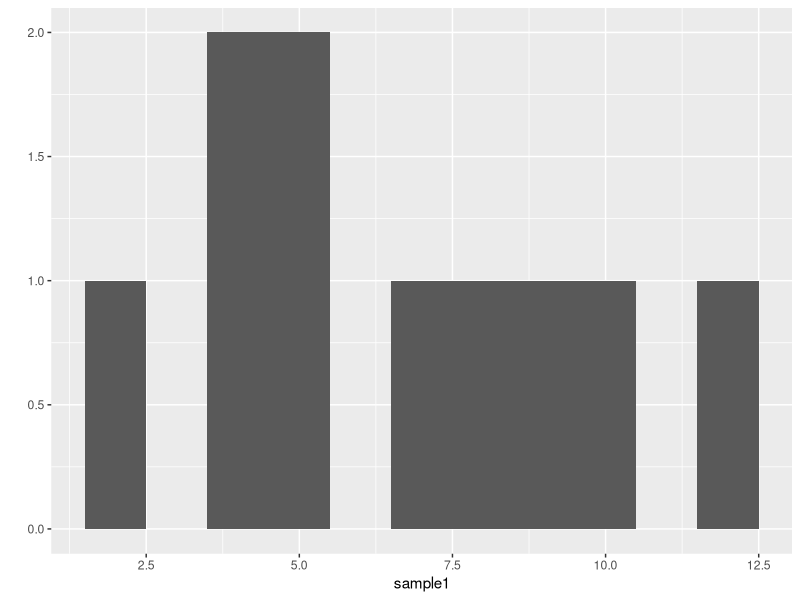
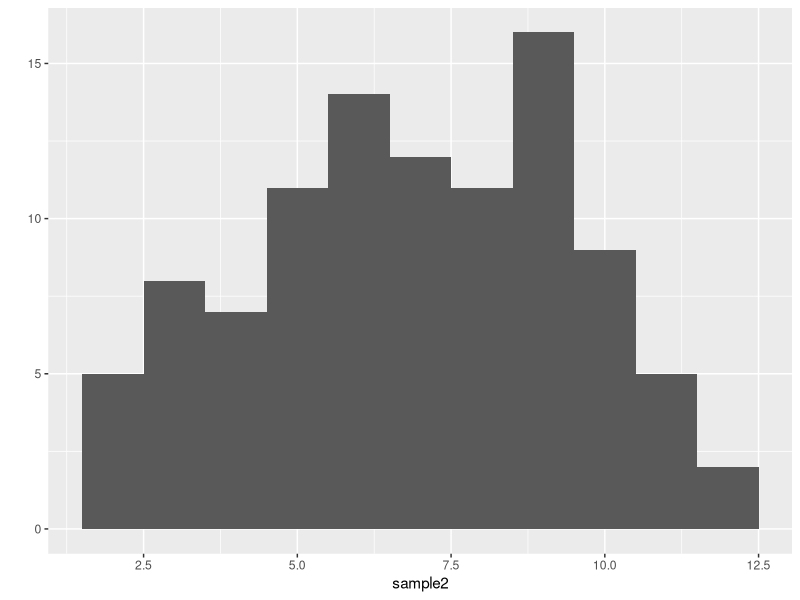
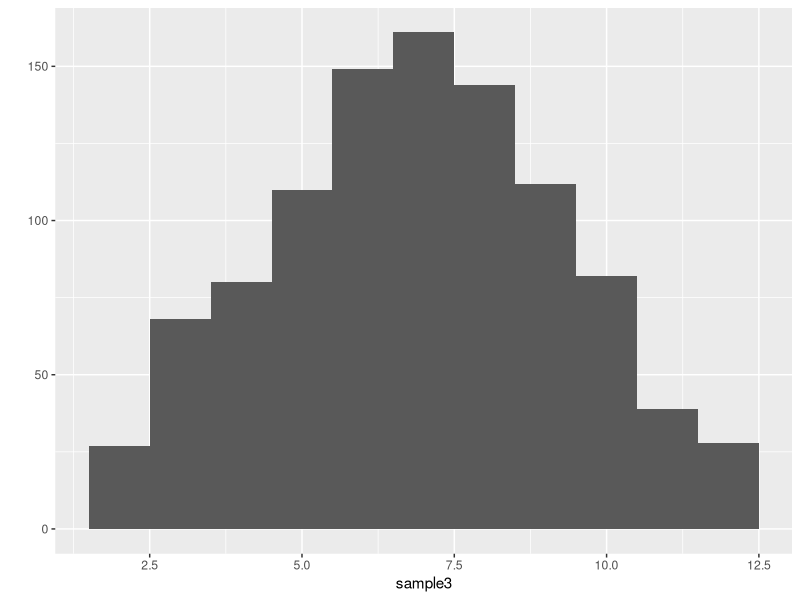
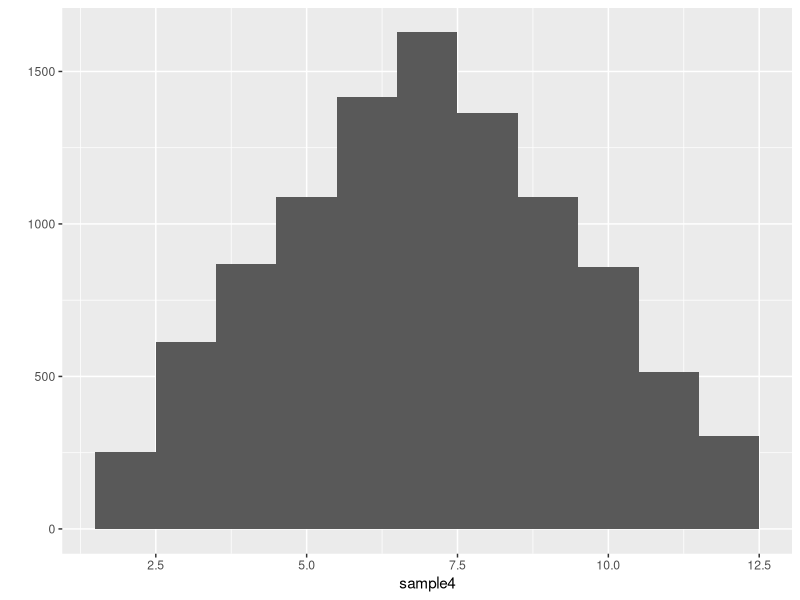
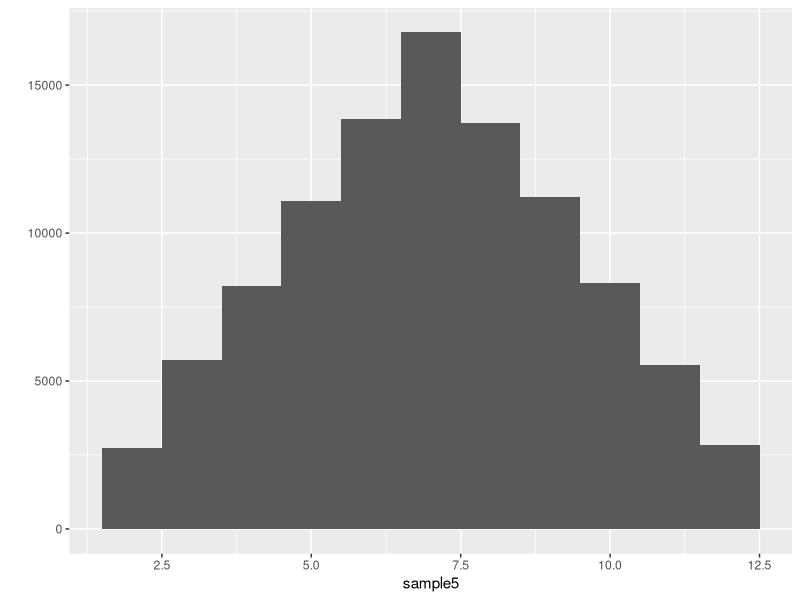
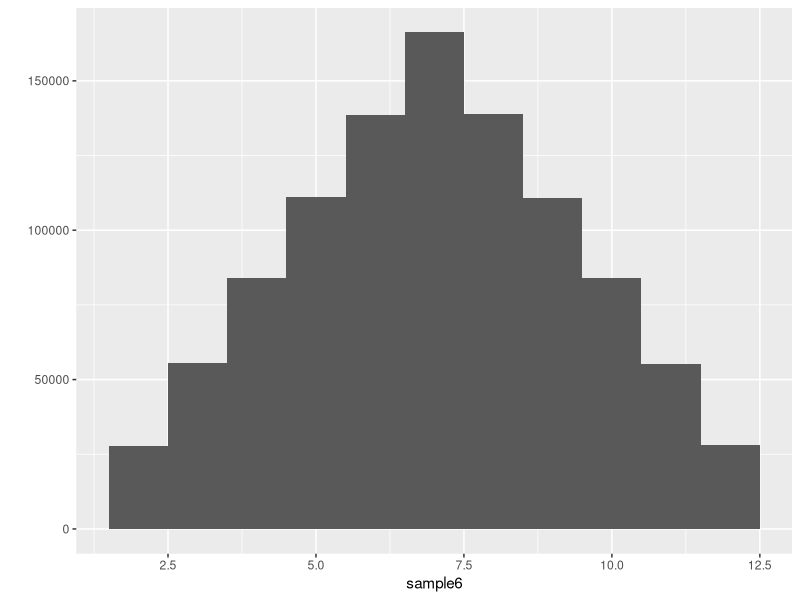
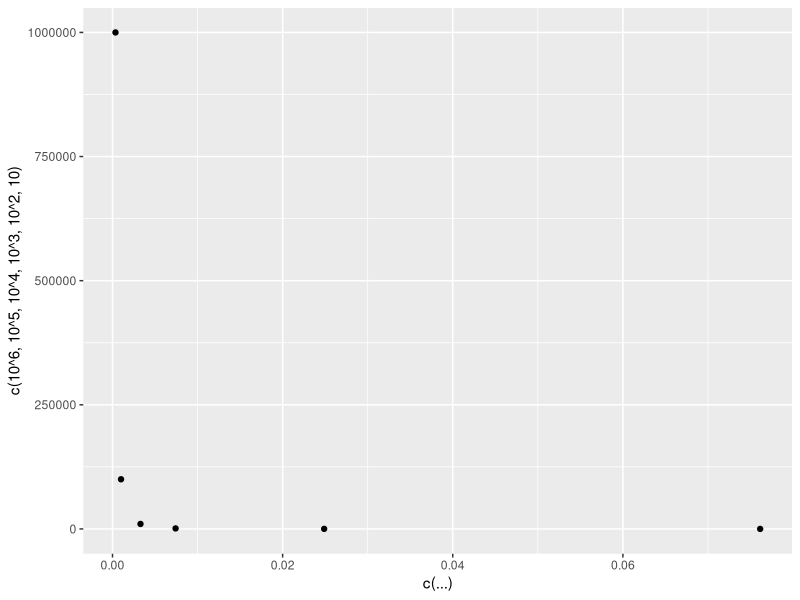

These charts were generated, in order, by the following R code:
#Generating samples of sizes 10,10^2,...,10^6

sampleGenerator <- function(size,diceRoll=1:6,replace=T){
  sample(diceRoll,size = size,replace = replace)+sample(diceRoll,size = size,replace = replace)
}
sample1 <- sampleGenerator(10^1)
sample2 <- sampleGenerator(10^2)
sample3 <- sampleGenerator(10^3)
sample4 <- sampleGenerator(10^4)
sample5 <- sampleGenerator(10^5)
sample6 <- sampleGenerator(10^6)

#Visually verifying whether the sample distribution looks as expected

library(ggplot2)
qplot(sample1,binwidth=1)
qplot(sample2,binwidth=1)
qplot(sample3,binwidth=1)
qplot(sample4,binwidth=1)
qplot(sample5,binwidth=1)
qplot(sample6,binwidth=1)

#Frequency Calculation and copying result set into new atomic vectors

freqSample1 <- 0;freqSample2 <- 0;freqSample3 <- 0;freqSample4 <- 0;freqSample5 <- 0;freqSample6 <- 0;
for(i in 1:11) {
  freqSample1[i] <- sum(sample1==(i+1));
  freqSample2[i] <- sum(sample2==(i+1));
  freqSample3[i] <- sum(sample3==(i+1));
  freqSample4[i] <- sum(sample4==(i+1));
  freqSample5[i] <- sum(sample5==(i+1));
  freqSample6[i] <- sum(sample6==(i+1));
}

expProbabilisticVector <- c(1,2,3,4,5,6,5,4,3,2,1)/36


#RMSE calculation for each of the samples

rmseSample1 <- sqrt(mean((freqSample1/10-expProbabilisticVector)^2))
rmseSample2 <- sqrt(mean((freqSample2/100-expProbabilisticVector)^2))
rmseSample3 <- sqrt(mean((freqSample3/1000-expProbabilisticVector)^2))
rmseSample4 <- sqrt(mean((freqSample4/10000-expProbabilisticVector)^2))
rmseSample5 <- sqrt(mean((freqSample5/100000-expProbabilisticVector)^2))
rmseSample6 <- sqrt(mean((freqSample6/1000000-expProbabilisticVector)^2))

#Plotting rmses
qplot(c(rmseSample6,rmseSample5,rmseSample4,rmseSample3,rmseSample2,rmseSample1),c(10^6,10^5,10^4,10^3,10^2,10))
